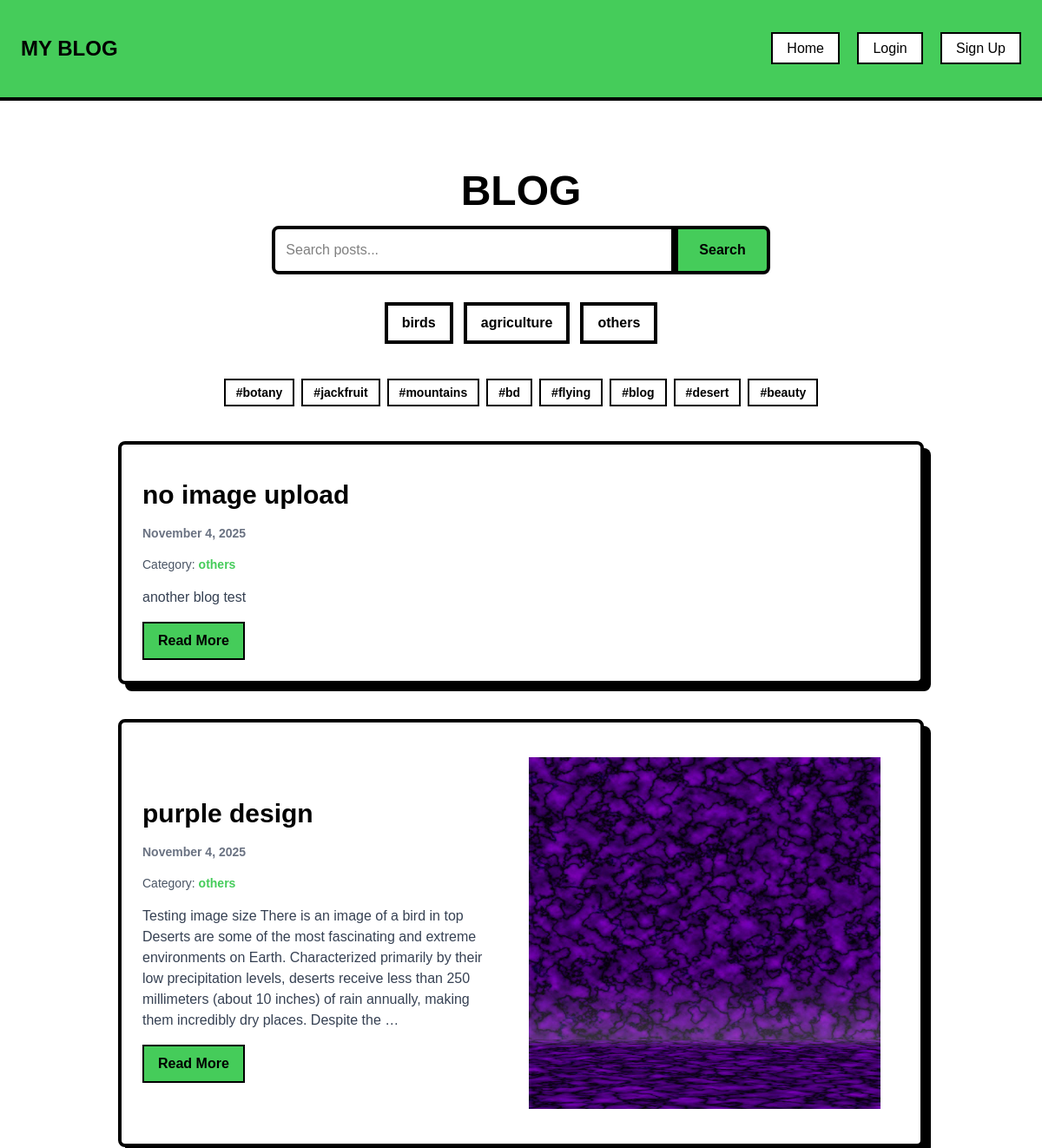
Before: / (upper part) with the older database file.
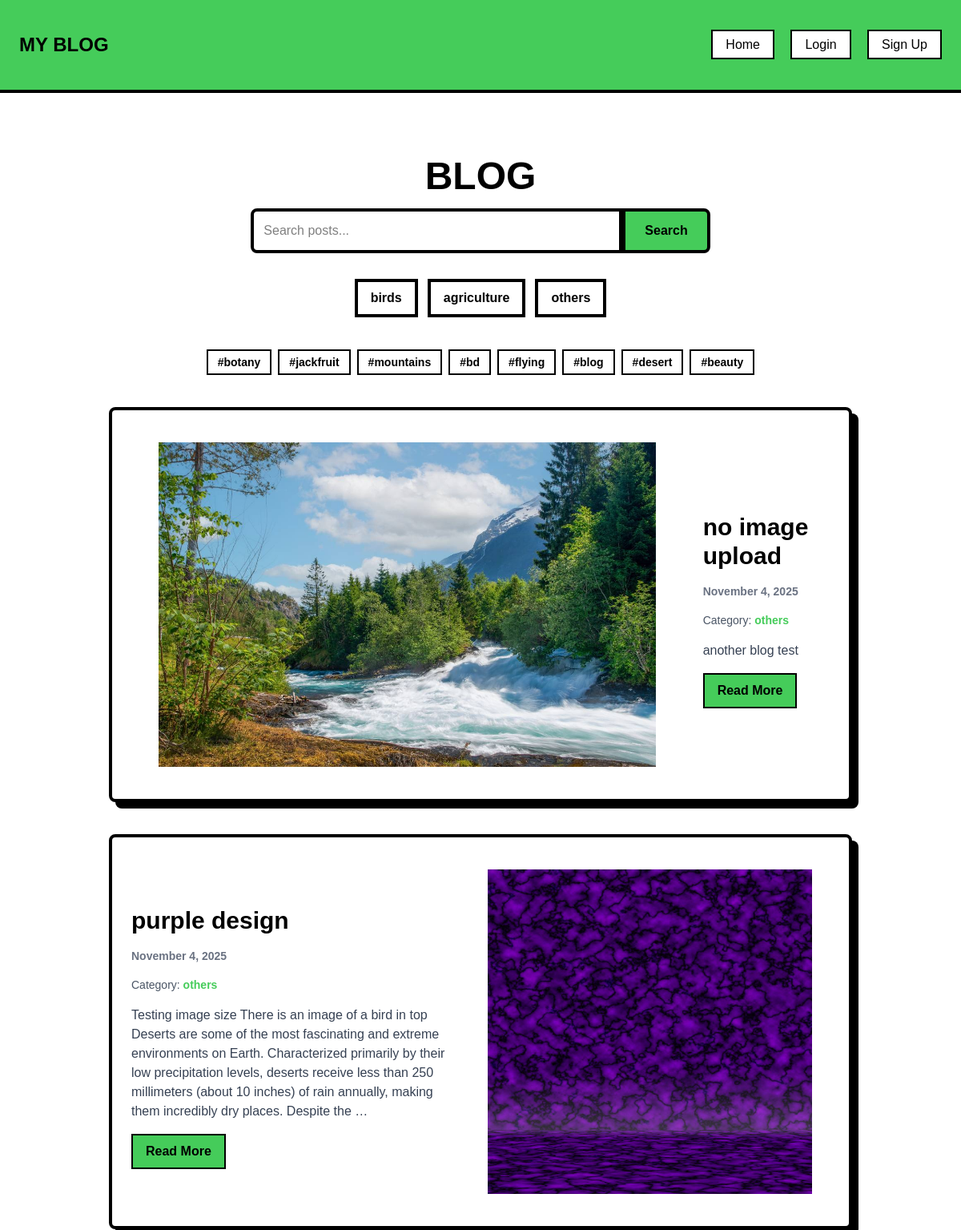
After: the same page with the newer database file.
### blog/models.py (models this page shows, shortened)
class BlogPost(models.Model):
    title = models.CharField(max_length=255)
    slug = models.SlugField(unique=True, blank=True)
    category = models.ForeignKey(Category, on_delete=models.SET_NULL, null=True, related_name='posts')
    tags = models.ManyToManyField(Tag, blank=True, related_name='posts')
    content = RichTextField()
    image = models.ImageField(upload_to='blog_images/', blank=True, null=True)
    author = models.ForeignKey(User, on_delete=models.SET_NULL, null=True, blank=True)
    created_at = models.DateTimeField(auto_now_add=True)
    updated_at = models.DateTimeField(auto_now=True)

class Category(models.Model):
    name = models.CharField(max_length=100, unique=True)
    slug = models.SlugField(unique=True, blank=True)

### blog/views.py (the view)
# urls.py: path('', views.blog_list, name='blog_list'),
def blog_list(request):
    posts = BlogPost.objects.all().order_by('-created_at')
    paginator = Paginator(posts, 6)  # 6 posts per page
    page_number = request.GET.get('page')
    page_obj = paginator.get_page(page_number)
    categories = Category.objects.all()
    tags = Tag.objects.all()
    return render(request, 'blog/blog_list.html', {
        'page_obj': page_obj,
        'categories': categories,
        'tags': tags,
    })

### blog/templates/blog/blog_list.html (shortened to what this page needs)
{% extends 'base.html' %}
{% block content %}
<div class="container mx-auto px-6 py-10">
  <h1 class="text-5xl font-extrabold text-center mb-10 uppercase">Blog</h1>
  <form action="{% url 'search_posts' %}" method="get" class="mb-8 flex justify-center">
    <input
      type="text"
      name="q"
      value="{{ search_query|default:'' }}"
      placeholder="Search posts..."
      class="border-4 border-black p-3 w-1/2 focus:outline-none rounded-l-lg"
    >
    <button
      type="submit"
      class="bg-treegreen border-4 border-black px-6 font-bold text-black hover:bg-black hover:text-treegreen transition rounded-r-lg">
      Search
    </button>
  </form>
  <div class="flex flex-wrap justify-center gap-3 mb-10">
    {% for category in categories %}
      {% if selected_category == category %}
        <a href="{% url 'category_posts' category.slug %}?deselect=1"
           class="border-4 border-black px-4 py-2 font-semibold bg-treegreen text-black transition">
          {{ category.name }}
        </a>
      {% else %}
        <a href="{% url 'category_posts' category.slug %}"
           class="border-4 border-black px-4 py-2 font-semibold bg-white text-black hover:bg-treegreen transition">
          {{ category.name }}
        </a>
      {% endif %}
    {% endfor %}
  </div>
  <div class="flex flex-wrap justify-center gap-2 mb-10">
    {% for tag in tags %}
      {% if selected_tag == tag %}
        <a href="{% url 'tag_posts' tag.slug %}?deselect=1"
           class="inline-block border-2 border-black px-3 py-1 font-semibold text-sm bg-treegreen">
          #{{ tag.name }}
        </a>
      {% else %}
        <a href="{% url 'tag_posts' tag.slug %}"
           class="inline-block border-2 border-black px-3 py-1 font-semibold text-sm bg-white hover:bg-treegreen">
          #{{ tag.name }}
        </a>
      {% endif %}
    {% endfor %}
  </div>
  <div class="flex flex-col gap-10">
    {% for post in page_obj %}
      <div class="neo-card bg-white p-6 rounded-lg flex flex-col md:flex-row {% if forloop.counter|divisibleby:2 %}md:flex-row-reverse{% endif %} items-center gap-6">
        {% if post.image %}
          <div class="">
            <img src="{{ post.image.url }}" alt="{{ post.title }}" class="w-full h-full object-cover">
          </div>
        {% endif %}
        <div class="flex-1 text-left">
          <h2 class="text-3xl font-bold mb-2 text-black">{{ post.title }}</h2>
          <p class="text-sm text-gray-500 mb-4 font-bold">{{ post.created_at|date:"F j, Y" }}</p>
          {% if post.category %}
            <p class="text-sm text-gray-600 mb-2">
              Category:
              <a href="{% url 'category_posts' post.category.slug %}" class="text-treegreen hover:text-black font-semibold">
                {{ post.category.name }}
              </a>
            </p>
          {% endif %}
          <p class="text-gray-700 mb-4">{{ post.content|striptags|truncatewords:50 }}</p>
          <a href="{% url 'blog_detail' post.slug %}"
            class="inline-block px-4 py-2 bg-treegreen border-2 border-black text-black font-semibold hover:bg-black hover:text-treegreen transition">
            Read More
          </a>
        </div>
      </div>
    {% empty %}
      <p class="text-center text-gray-500">No posts found.</p>
    {% endfor %}
  </div>
</div>
{% endblock %}

Changed rows visible on the page:
changed BlogPost "no image upload": image: picture added
